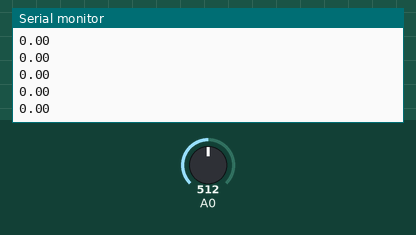
This sketch was run on a simulated Arduino Uno, built with avr-gcc and run on an emulated ATmega328P. Parts: the last lines printed to the serial monitor. The test bench sets the inputs (shaded band); at power-on: A0 = 512.

Above: at 1.2 s.
1.3 s: A0 set to 9
At 1.8 s:
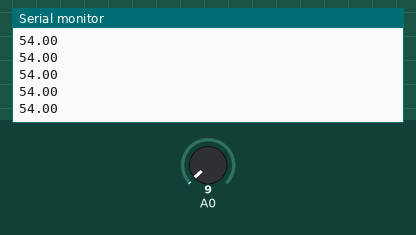
2.8 s: A0 set to 0
At 3.3 s:
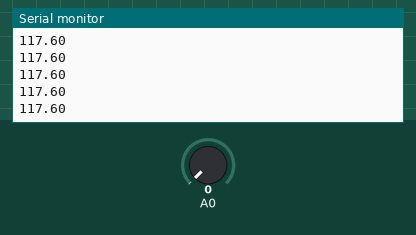
Timing chart, 0 to 5.8 s (numbered marks = the images above; inputs shaded):
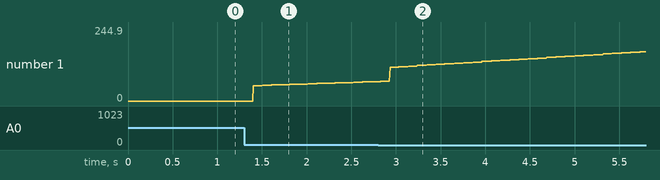

The sketch:

PID_test.ino
```cpp
#include <PID_v1.h>


int i = 0;
double error[] = { 18.9094,
18.9094,
18.9094,
18.9094,
18.9094,
18.9094,
18.9094,
18.9094,
18.9094,
18.9094,
18.9094,
18.9094,
18.9094,
18.9094,
18.9094,
18.9094,
18.9094,
18.9094,
18.9094,
18.9094,
18.9368,
18.9368,
19.0547,
19.0547,
18.9842,
18.9515,
19.0422,
18.9041,
19.0849,
18.9242,
19.0000,
18.9968,
19.0097,
18.9683,
19.0439,
18.9205,
19.0000,
18.9245,
18.9345,
19.0498,
19.0000,
18.9745,
18.9109,
19.0000,
19.0841,
18.9756,
19.0000,
-65.4546,
-56.5726,
-48.7828,
-42.0506,
-36.1001,
-31.2494,
-26.8131,
-23.0658,
-19.7582,
-17.0121,
-14.6767,
-12.3909,
-11.4489,
-11.4489,
-10.5173,
-9.7404,
-9.0602,
-7.5461,
-6.5515,
-5.3256,
-4.5331,
-3.6141,
-2.8296,
-2.3164,
-1.7691,
-1.2865,
-0.8334,
-0.4817,
-0.2108,
0.1536,
0.5115,
0.7044,
1.0004,
1.0713,
1.2476,
1.4440,
1.4755,
1.6873,
1.8840,
1.9230,
2.1428,
2.1244,
2.2801,
2.2012,
2.3779,
2.4521,
2.5219,
2.6311,
2.7401,
2.7328,
2.7657,
2.8194,
2.8236,
2.9765,
3.0459,
3.0308,
3.1103,
3.1433,
3.2478,
3.1735,
3.1828,
3.1828,
3.2103,
3.2369,
3.2459,
3.2802,
3.3133,
3.2328,
3.2559,
3.2559,
3.4113,
3.4188,
3.4340,
3.3733,
3.5134,
3.3676,
3.4382,
3.5389,
3.5416,
3.5662,
3.5276,
3.5269,
3.5269,
3.6720,
3.5191,
3.3446,
3.3223,
3.1167,
2.7368,
2.6666,
2.2208,
2.0078,
1.7049,
1.3464,
1.0452,
0.6163,
0.2726,
-0.1921,
-0.5854,
-1.0105,
-1.3634,
-1.8931,
-2.3494,
-2.9015,
-3.3624,
-3.6649,
-4.1708,
-4.7936,
-5.2645,
-5.8563,
-6.2296,
-6.7456,
-7.3391,
-7.7920,
-8.5235,
-8.9128,
-9.5553,
-9.8723,
-10.4254,
-10.8553,
-11.3611,
-11.8644,
-12.1527,
-12.6008,
-13.0863,
-13.2468,
-13.6385,
-13.8290,
-14.0967,
-14.4051,
-14.4693,
-14.6735,
-14.7332,
-14.6698,
-14.8259,
-14.7522,
-14.8390,
-14.7603,
-14.5734,
-14.5101,
-14.4305,
-14.2646,
-13.9655,
-13.8903,
-13.5200,
-13.3539,
-13.0721,
-12.8302,
-12.4080,
-12.1182,
-11.8390,
-11.4078,
-10.9443,
-10.6538,
-10.2061,
-9.8695,
-9.4697,
-9.1665,
-8.6468,
-8.1975,
-7.8565,
-7.5942,
-7.0170,
-6.5954,
-6.3520,
-6.0054,
-5.5397,
-5.1431,
-4.7548,
-4.4852,
-4.2419,
-3.7844,
-3.4741,
-3.2281,
-3.0129,
-2.7162,
-2.5171,
-2.2365,
-1.9755,
-1.7892,
-1.4981,
-1.3025,
-1.1697,
-0.9333,
-0.8469,
-0.6454,
-0.5990,
-0.4756,
-0.3793,
-0.2756,
-0.0949,
0.0606,
0.0477,
0.1034,
0.2325,
0.0637,
0.1227,
0.2278,
0.1607,
0.3112,
0.3007,
0.2671,
0.2143,
0.1839,
0.1990,
0.0801,
0.1076,
-0.0576,
-0.0844,
-0.0527,
-0.2012,
-0.2961,
-0.4722,
-0.3400,
-0.6534,
-0.6284,
-0.6833,
-0.7693,
-0.9045,
-1.0858,
-1.0989,
-1.1205,
-1.3438,
-1.3982,
-1.4411,
-1.6850,
-1.6628,
-1.8018,
-1.7878,
-2.0018,
-2.1941,
-2.1269,
-2.2392,
-2.3600,
-2.4772,
-2.5452,
-2.6519,
-2.7029,
-2.7911,
-2.9572,
-2.8520,
-3.0323,
-3.0974,
-3.1288,
-3.2163,
-3.3584,
-3.3888,
-3.2719,
-3.4031,
-3.3655,
-3.5786,
-3.4872,
-3.6410,
-3.4623,
-3.4764,
-3.5633,
-3.6205,
-3.6600,
-3.5673,
-3.5606,
-3.5116,
-3.4753,
-3.4341,
-3.4126,
-3.4250,
-3.3953,
-3.3179,
-3.3721,
-3.4260,
-3.2926,
-3.1920,
-3.2023,
-3.1240,
-3.1018,
-2.9883,
-3.0118,
-2.9216,
-2.8803,
-2.7531,
-2.7454,
-2.6683,
-2.6072,
-2.6667,
-2.4891,
-2.5408,
-2.3472,
-2.3497,
-2.2607,
-2.1986,
-2.1374,
-1.9698,
-2.0171,
-1.9583,
-1.9004,
-1.8432,
-1.8443,
-1.7188,
-1.5785,
-1.6791,
-1.6755,
-1.5583,
-1.4757,
-1.4522,
-1.3839,
-1.3888,
-1.2988,
-1.3379,
-1.2208,
-1.1842,
-1.1154,
-1.1157,
-1.1830,
-1.0542,
-0.9943,
-1.0951,
-0.9789,
-0.8501,
-1.0120,
-0.9697,
-0.9836,
-0.9398,
-0.8836,
-0.8252,
-0.9306,
-0.9213,
-0.9102,
-0.8074,
-0.8443,
-0.8991,
-0.8410,
-0.9463,
-0.9013,
-0.8441,
-0.7941,
-0.9504,
-0.8556,
-0.8998,
-0.7728,
-0.8745,
-0.8821,
-0.8824,
-0.8986,
-0.9078,
-1.0424,
-0.9274,
-0.8513,
-0.9471,
-0.9572,
-0.9676,
-1.0465,
-0.9884,
-0.9984,
-0.9093,
-1.0483,
-1.1071,
-1.0382,
-0.9977,
-1.0563,
-0.9557,
-1.0903,
-1.0257,
-1.1003,
-1.0960,
-1.0619,
-1.1098,
-1.0752,
-1.1220,
-1.2066,
-1.0616,
-1.2290,
-1.1398,
-1.2360,
-1.1455,
-1.0589,
-1.1492,
-1.1501,
-1.1502,
-1.0407,
-1.1646,
-1.1481,
-1.2288,
-1.1435,
-1.1405,
-1.1903,
-1.0450,
-1.1294,
-1.1250,
-1.1200,
-1.0108,
-1.1904,
-1.1024,
-1.0540,
-1.0886,
-1.0453,
-1.0457,
-0.9727,
-1.0968,
-1.0457,
-1.0357,
-0.9938,
-0.9192,
-1.0662,
-1.0849,
-0.9848,
-1.0337,
-0.9638,
-0.9528,
-0.8817,
-1.0309,
-0.8977,
-0.7802,
-0.7857,
-0.8846,
-0.8728,
-0.7945,
-0.8490,
-0.9341,
-0.8242,
-0.8545,
-0.7364,
-0.8847,
-0.8497,
-0.8629,
-0.7515,
-0.8498,
-0.7279,
-0.7166,
-0.8033,
-0.7647,
-0.6828,
-0.5542,
-0.6603,
-0.7296,
-0.5695,
-0.7014,
-0.6769,
-0.5166,
-0.5532,
-0.5916,
-0.5833,
-0.6608,
-0.5831,
-0.5327,
-0.5331,
-0.5090,
-0.6537,
-0.6028,
-0.4638,
-0.4251,
-0.5090,
-0.5021,
-0.5230,
-0.5651,
-0.4830,
-0.4174,
-0.5562,
-0.5178,
-0.4614,
-0.5273,
-0.5039,
-0.4490,
-0.4451,
-0.5158,
-0.4386,
-0.3855,
-0.3445,
-0.4882,
-0.4284,
-0.4261,
-0.4077,
-0.5012,
-0.4602,
-0.3620,
-0.4165,
-0.5393,
-0.4140,
-0.4130,
-0.3287,
-0.2975,
-0.4097,
-0.4087,
-0.4079,
-0.3203,
-0.4057,
-0.3370,
-0.4035,
-0.4023,
-0.3734,
-0.3734,
-0.4013,
-0.4002,
-0.4494,
-0.3588,
-0.3914,
-0.3648,
-0.3073,
-0.4344,
-0.3959,
-0.3459,
-0.2847,
-0.4701,
-0.4848,
-0.3920,
-0.3244,
-0.4404,
-0.3888,
-0.3882,
-0.3879,
-0.3874,
-0.3868,
-0.3863,
-0.3858,
-0.3384,
-0.4907,
-0.3632,
-0.4098,
-0.5568,
-0.6018,
-0.9055,
-0.9893,
-1.1743,
-1.2932,
-1.6160,
-1.8159,
-2.0921,
-2.4155,
-2.4820,
-2.9016,
-3.1265,
-3.2903,
-3.5061,
-3.8415,
-4.1974,
-4.3677,
-4.6507,
-4.9738,
-5.2916,
-5.5250,
-5.7998,
-6.1794,
-6.2600,
-6.7029,
-6.8614,
-7.2669,
-7.4513,
-7.7386,
-7.8415,
-8.0339,
-8.3578,
-8.6254,
-8.7913,
-8.8656,
-9.1852,
-9.4235,
-9.3984,
-9.5789,
-9.6952,
-9.7327,
-9.9589,
-9.9032,
-10.0023,
-10.0389,
-10.0140,
-10.0633,
-10.0517,
-10.0892,
-10.0183,
-9.9245,
-9.9615,
-9.8351,
-9.7452,
-9.5544,
-9.3264,
-9.2145,
-9.0161,
-8.9904,
-8.8236,
-8.7351,
-8.5236,
-8.2734,
-8.2190,
-7.8712,
-7.6054,
-7.4489,
-7.2320,
-6.9257,
-6.7901,
-6.5667,
-6.3089,
-6.1827,
-5.7804,
-5.7490,
-5.5481,
-5.3385,
-5.0142,
-4.8678,
-4.6659,
-4.3694,
-4.1357,
-4.0509,
-3.7580,
-3.5834,
-3.4335,
-3.2606,
-3.0250,
-3.0543,
-2.7781,
-2.6300,
-2.4889,
-2.2623,
-2.2278,
-2.0222,
-1.8792,
-1.9103,
-1.7258,
-1.6981,
-1.6126,
-1.5626,
-1.4894,
-1.4274,
-1.4461,
-1.3253,
-1.2318,
-1.2775,
-1.1931,
-1.1237,
-1.1305,
-1.0804,
-1.1450,
-1.0922,
-1.0552,
-1.0214,
-1.0159,
-1.0719,
-1.0639,
-1.0192,
-1.2238,
-1.1920,
-1.1816,
-1.2791,
-1.2890,
-1.2882,
-1.4350,
-1.3715,
-1.4161,
-1.5033,
-1.5098,
-1.5228,
-1.6746,
-1.7482,
-1.7657,
-1.7631,
-1.8576,
-1.8017,
-1.9855,
-2.0042,
-1.9830,
-2.1073,
-2.0435,
-2.1852,
-2.2006,
-2.2866,
-2.4478,
-2.4059,
-2.4863,
-2.5768,
-2.5566,
-2.4672,
-2.5225,
-2.6306,
-2.7417,
-2.6970,
-2.7677,
-2.8060,
-2.7800,
-2.8575,
-2.9115,
-2.7562,
-2.8826,
-2.8683,
-2.9517,
-2.8149,
-2.8921,
-2.8343,
-3.0009,
-2.8107,
-3.0126,
-2.9492,
-2.9677,
-2.9382,
-2.8872,
-2.9015,
-2.9424,
-2.7723,
-2.7775,
-2.7546,
-2.7849,
-2.7573,
-2.7164,
-2.6055,
-2.6137,
-2.4767,
-2.6360,
-2.3830,
-2.4175,
-2.4393,
-2.4017,
-2.2973,
-2.2625,
-2.2859,
-2.2596,
-2.2065,
-2.1663,
-2.1834,
-2.0847,
-2.0438,
-2.0851,
-1.9629,
-1.9348,
-1.7882,
-1.8444,
-1.8407,
-1.7687,
-1.7316,
-1.6952,
-1.6596,
-1.6250,
-1.6061,
-1.6776,
-1.4824,
-1.5319,
-1.3559,
-1.4389,
-1.5063,
-1.3850,
-1.4814,
-1.3850,
-1.2925,
-1.2276,
-1.3709,
-1.2456,
-1.2255,
-1.1401,
-1.1877,
-1.1952,
-1.2250,
-1.1389,
-1.1247,
-1.1113,
-1.0988,
-1.0619,
-1.0766,
-1.0668,
-0.9757,
-1.0212,
-1.1361,
-1.0342,
-1.0281,
-0.8934,
-0.9490,
-0.9193,
-1.0097,
-1.0927,
-1.0465,
-1.0356,
-1.0154,
-0.9967,
-1.0677,
-1.0386,
-0.9147,
-1.0541,
-0.9952,
-1.0191,
-0.9423,
-0.9247,
-0.9984,
-0.9308,
-0.9917,
-1.0031,
-1.0465,
-1.1037,
-1.0092,
-1.0110,
-1.0128,
-1.0571,
-0.9251,
-0.9559,
-1.1018,
-1.0471,
-1.0897,
-1.0965,
-1.0272,
-1.0278,
-0.9315,
-1.0500,
-1.0555,
-1.0840,
-1.0815,
-0.9824,
-1.0599,
-1.0236,
-1.0465,
-0.9221,
-0.9329,
-1.1047,
-1.0160,
-0.9044,
-0.9430,
-1.0065,
-1.0029,
-0.9319,
-1.0306,
-1.0335,
-0.9072,
-0.9548,
-1.0205,
-0.9710,
-0.9653,
-1.0506,
-0.8566,
-1.0130,
-0.9425,
-0.9364,
-0.9299,
-1.0450,
-0.9169,
-0.8830,
-0.9030,
-0.9374,
-0.9284,
-0.8830,
-0.9540,
-0.8692,
-0.7980,
-0.9176,
-0.9250,
-0.8424,
-0.8247,
-0.8808,
-0.9402,
-0.7419,
-0.8071,
-0.7298,
-0.7925,
-0.7850,
-0.7775,
-0.7808,
-0.7875,
-0.7987,
-0.6925,
-0.7400,
-0.7323,
-0.6309,
-0.6191,
-0.7952,
-0.7026,
-0.7818,
-0.7024,
-0.6806,
-0.7404,
-0.5631,
-0.6983,
-0.5328,
-0.6460,
-0.7236,
-0.7396,
-0.6257,
-0.7010,
-0.6133,
-0.5492,
-0.6020,
-0.5965,
-0.5911,
-0.5459,
-0.4930,
-0.6751,
-0.6626,
-0.5058,
-0.6311,
-0.5570,
-0.5530,
-0.5489,
-0.6008,
-0.6569,
-0.6289,
-0.6462,
-0.5279,
-0.5309,
-0.5207,
-0.5176,
-0.5143,
-0.5107,
-0.5070,
-0.5417,
-0.5400,
-0.5205,
-0.4930,
-0.4899,
-0.3800,
-0.3958,
-0.4818,
-0.4794,
-0.4928,
-0.4738,
-0.3955,
-0.5889,
-0.5698,
-0.4294,
-0.5234,
-0.3945,
-0.4436,
-0.4509,
-0.4868,
-0.4442,
-0.4243,
-0.5058,
-0.5130,
-0.5273,
-0.4293,
-0.4794,
-0.4234,
-0.4204,
-0.4602,
-0.3183,
-0.4584,
-0.4096,
-0.4076,
-0.3692,
-0.4032,
-0.2815,
-0.4864,
-0.3965,
-0.4333,
-0.4615,
-0.3879,
-0.3851,
-0.3825,
-0.4951,
-0.4370,
-0.3280,
-0.4524,
-0.3695,
-0.3666,
-0.4316,
-0.3603,
-0.3402,
-0.3540,
-0.3567,
-0.4467,
-0.3454,
-0.4449,
-0.2726,
-0.3965,
-0.2461,
-0.3840,
-0.3313,
-0.2454,
-0.3272,
-0.2697,
-0.3226,
-0.3895,
-0.3177,
-0.3705,
-0.3128,
-0.4246,
-0.3421,
-0.3046,
-0.3019,
-0.2993,
-0.2401,
-0.2941,
-0.3753,
-0.2389,
-0.1983,
-0.3951,
-0.1682,
-0.2798,
-0.2126,
-0.1855,
-0.3156,
-0.1686,
-0.3079,
-0.2673,
-0.1759,
-0.2643,
-0.2630,
-0.2615,
-0.3285,
-0.2582, };
double Setpoint, Input, Output;
float	Kp = 5;
float	Ki = 1;
float	Kd = 0;

PID myPID(&Input, &Output, &Setpoint, Kp, Ki, Kd, DIRECT);


void setup()
{
	Serial.begin(9600);
	Input = analogRead(A0);
	Setpoint = 19;

	myPID.SetMode(AUTOMATIC);
}

void loop()
{
	Input = analogRead(A0);
	myPID.Compute();
	Serial.println(Output);
	i++;
}
```

Measured:
- after the input at 1.3 s, the serial monitor: prints a new line after 0.10 s (image 1)
- plotted number 1: 0 → 64 after the input at 1.3 s
